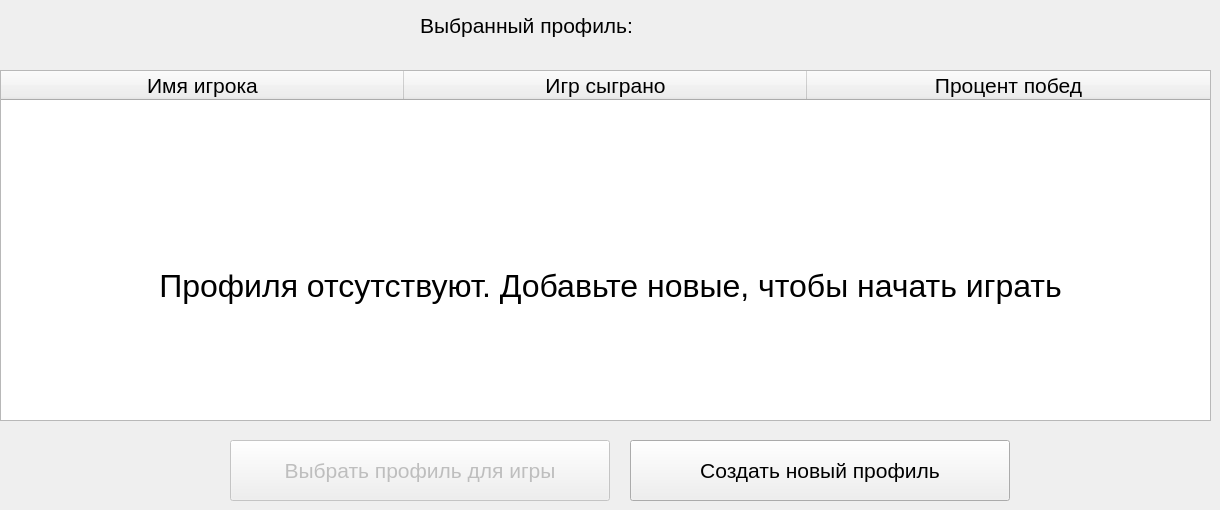
         <widget class="QWidget" name="selectPLayer">
          <widget class="QPushButton" name="pushButton_4">
           <property name="geometry">
            <rect>
             <x>630</x>
             <y>440</y>
             <width>380</width>
             <height>61</height>
            </rect>
           </property>
           <property name="font">
            <font>
             <pointsize>16</pointsize>
            </font>
           </property>
           <property name="text">
            <string>Создать новый профиль</string>
           </property>
          </widget>
          <widget class="QLabel" name="label_3">
           <property name="geometry">
            <rect>
             <x>420</x>
             <y>10</y>
             <width>701</width>
             <height>31</height>
            </rect>
           </property>
           <property name="font">
            <font>
             <pointsize>16</pointsize>
            </font>
           </property>
           <property name="text">
            <string>Выбранный профиль:</string>
           </property>
          </widget>
          <widget class="QPushButton" name="pushButton_5">
           <property name="enabled">
            <bool>false</bool>
           </property>
           <property name="geometry">
            <rect>
             <x>230</x>
             <y>440</y>
             <width>380</width>
             <height>61</height>
            </rect>
           </property>
           <property name="font">
            <font>
             <pointsize>16</pointsize>
            </font>
           </property>
           <property name="text">
            <string>Выбрать профиль для игры</string>
           </property>
          </widget>
          <widget class="QTableWidget" name="tableWidget_2">
           <property name="geometry">
            <rect>
             <x>0</x>
             <y>70</y>
             <width>1211</width>
             <height>351</height>
            </rect>
           </property>
           <property name="font">
            <font>
             <pointsize>16</pointsize>
            </font>
           </property>
           <property name="editTriggers">
            <set>QAbstractItemView::NoEditTriggers</set>
           </property>
           <attribute name="horizontalHeaderDefaultSectionSize">
            <number>403</number>
           </attribute>
           <column>
            <property name="text">
             <string>Имя игрока</string>
            </property>
           </column>
           <column>
            <property name="text">
             <string>Игр сыграно</string>
            </property>
           </column>
           <column>
            <property name="text">
             <string>Процент побед</string>
            </property>
           </column>
          </widget>
          <widget class="QLabel" name="profilesStatus">
           <property name="geometry">
            <rect>
             <x>10</x>
             <y>220</y>
             <width>1201</width>
             <height>131</height>
            </rect>
           </property>
           <property name="font">
            <font>
             <pointsize>24</pointsize>
            </font>
           </property>
           <property name="text">
            <string>Профиля отсутствуют. Добавьте новые, чтобы начать играть</string>
           </property>
           <property name="alignment">
            <set>Qt::AlignCenter</set>
           </property>
          </widget>
         </widget>
